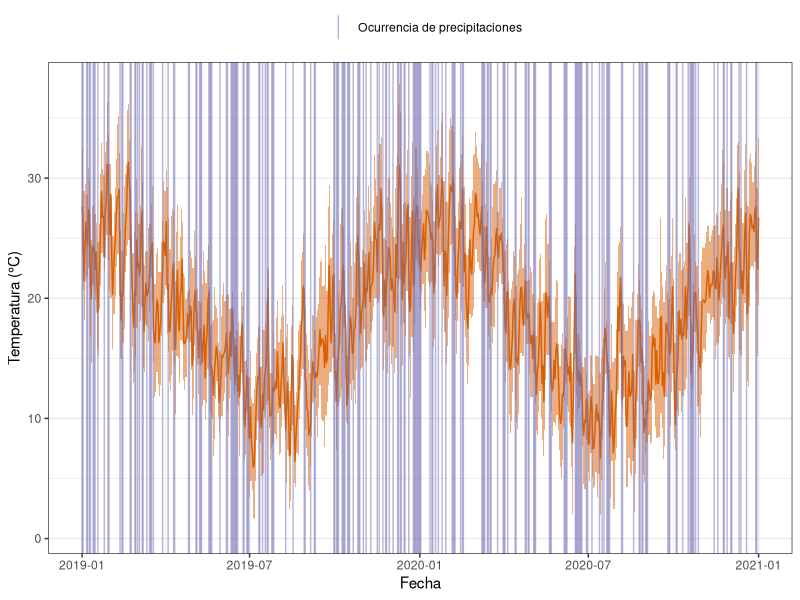

R code for this plot: (Note: this script raises an error after producing the figure.)
rm(list=ls())
gc()

##### Analisis descriptivo NO2 y variables meteorológicas ####
library(tidyverse)
library(data.table)
library(scales)

#### Variables meteorologicas ####
tiempo.diario <- fread("Datos/Procesados/datos_diarios_tiempo_procesados.csv")

tiempo.diario <- tiempo.diario[between(fecha, as.Date("2019-01-01"), as.Date("2021-01-01"))]

(plot.tiempo <- tiempo.diario %>%
    mutate(etiqueta = "Ocurrencia de precipitaciones") %>%
    ggplot(aes(x = fecha, y = temperatura, ymin = temperatura.min, ymax = temperatura.max)) +
    geom_ribbon(alpha = 0.5, fill = palette.colors(2, "Dark2")[2]) +
    geom_line(col = palette.colors(2, "Dark2")[2]) +
    geom_vline(aes(xintercept = ifelse(pp == 1, fecha, NA), col = etiqueta), alpha = 0.5, na.rm = TRUE) +
    scale_fill_brewer(palette = "Dark2") +
    scale_color_manual(values = palette.colors(3, "Dark2")[3]) +
    labs(x = "Fecha", y = "Temperatura (°C)", col = "") +
    theme_bw()+
    theme(legend.position = "top"))


ggsave("Figuras/Descriptiva/Tiempo_diario.png", plot.tiempo, width = 10, height = 6)

# días seguidos con y sin lluvias:

tiempo.diario[, contador := rleid(pp)]

contador <- tiempo.diario[, .N, by = .(pp, contador)]

contador[pp == 0, N] %>%
  mean

contador[pp == 1, N] %>%
  mean


#Viento:
(plot.viento <- tiempo.diario %>%
  ggplot(aes(x = fecha, y = intensidad_viento_km_h)) +
  geom_line(col = palette.colors(2, "Dark2")[1]) +
  labs(x = "Fecha", y = "Intensidad del viento (Km/H)", col = "") +
  theme_bw())

ggsave("Figuras/Descriptiva/Intensidad_viento_diario.png", plot.viento, width = 10, height = 6)
